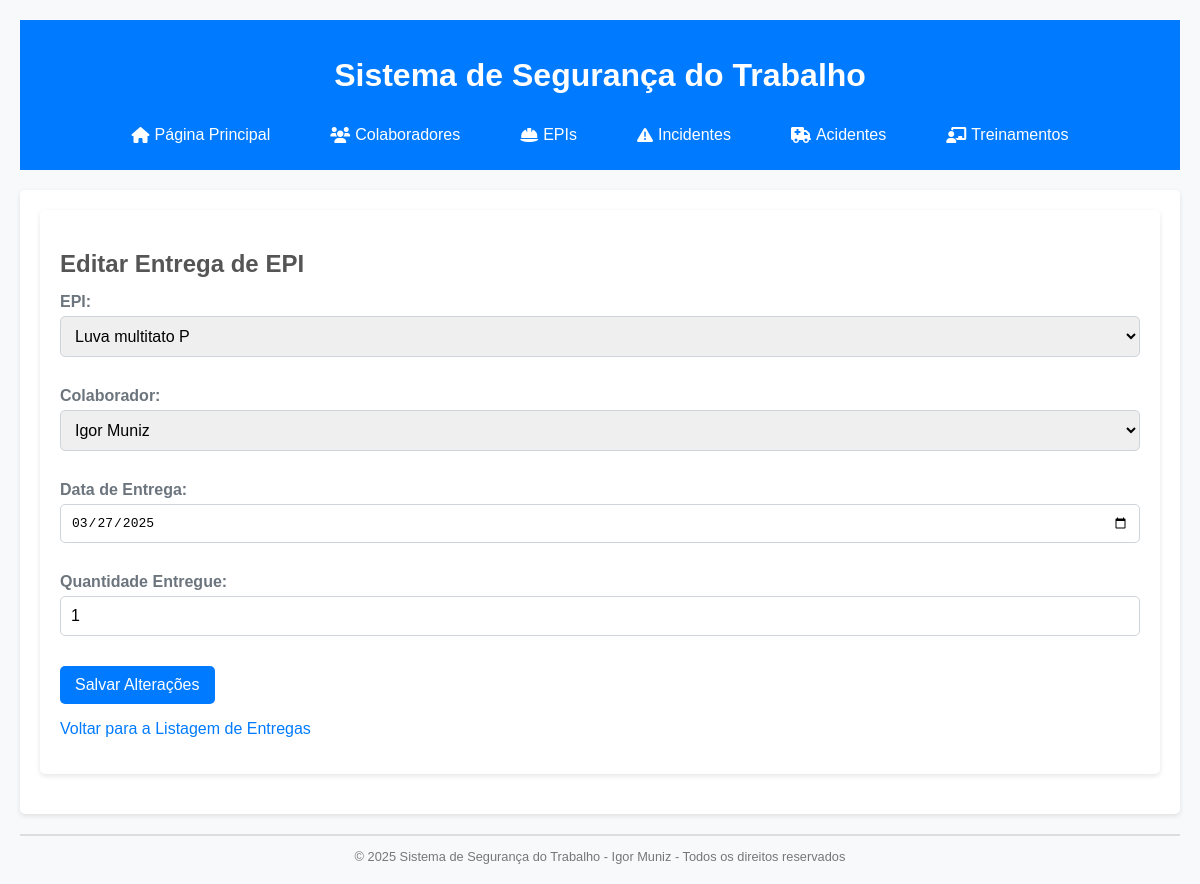
Page /editar_entrega_epi/1 on the earlier database version.
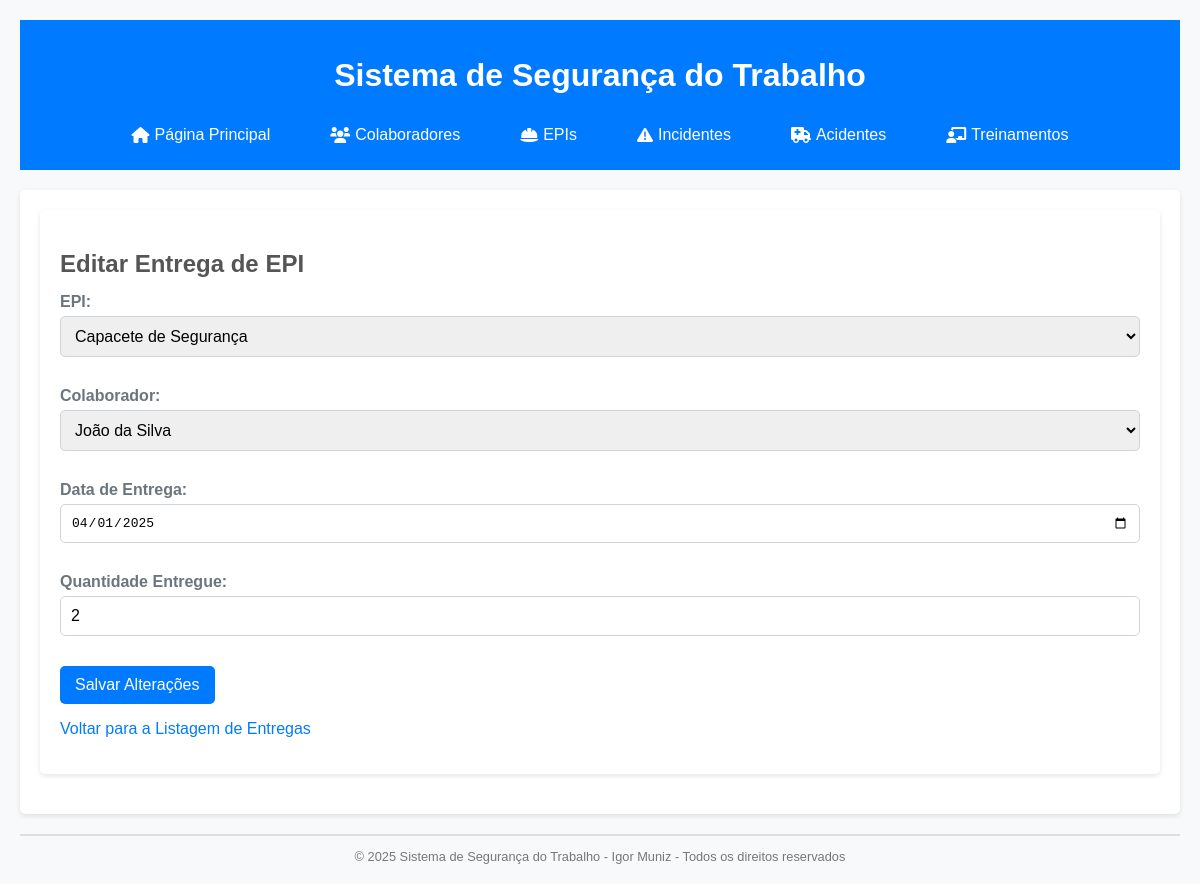
Same page on the later database version.
### tables this page shows
CREATE TABLE entregas_epi (
    id INTEGER PRIMARY KEY AUTOINCREMENT,
    epi_id INTEGER NOT NULL,
    colaborador_id INTEGER,
    data_entrega TEXT NOT NULL,
    quantidade_entregue INTEGER NOT NULL,
    tipo_movimentacao TEXT NOT NULL,
    nota_fiscal TEXT,
    preco_unitario REAL,
    preco_total REAL,
    fornecedor TEXT,        -- Nova coluna
    FOREIGN KEY (epi_id) REFERENCES epis(id),
    FOREIGN KEY (colaborador_id) REFERENCES colaboradores(id)
);

CREATE TABLE epis (
    id INTEGER PRIMARY KEY AUTOINCREMENT,
    nome TEXT NOT NULL UNIQUE,
    ca TEXT,
    descricao TEXT NOT NULL,
    fabricante TEXT,
    data_validade TEXT,
    controlar_periodicidade TEXT NOT NULL DEFAULT 'Nao',
    periodicidade_troca INTEGER,
    quantidade_estoque INTEGER NOT NULL DEFAULT 0,
    estoque_minimo INTEGER NOT NULL DEFAULT 0
);

CREATE TABLE colaboradores (
    id INTEGER PRIMARY KEY AUTOINCREMENT,
    nome_completo TEXT NOT NULL,
    rg TEXT NOT NULL UNIQUE,
    cpf TEXT NOT NULL UNIQUE,
    funcao TEXT NOT NULL,
    setor TEXT NOT NULL,
    data_admissao TEXT NOT NULL,
    status TEXT NOT NULL DEFAULT 'Ativo',
    data_desligamento TEXT
);

### app.py (the view)
@app.route('/editar_entrega_epi/<int:id>', methods=['GET'])
def editar_entrega_epi(id):
    db = get_db()
    entrega = db.execute("""
        SELECT en.id, en.epi_id, en.colaborador_id, en.data_entrega, en.quantidade_entregue
        FROM entregas_epi en
        WHERE en.id = ?
    """, (id,)).fetchone()
    epis = db.execute("SELECT * FROM epis").fetchall()
    colaboradores = db.execute("SELECT * FROM colaboradores").fetchall()
    if entrega:
        return render_template('editar_entrega_epi.html', entrega=entrega, epis=epis, colaboradores=colaboradores)
    else:
        return "Entrega de EPI não encontrada."

### database.py (called while the page is built)
def get_db():
    db = sqlite3.connect(DATABASE)
    db.row_factory = sqlite3.Row  # Isso permite acessar as colunas por nome
    return db

### templates/editar_entrega_epi.html (shortened to what this page needs)
{% extends 'base.html' %}
{% block content %}
<section class="form-section">
    <h1>
        Editar Entrega de EPI
    </h1>
    {% if entrega %}
    <form method="POST" action="/editar_entrega_epi/{{ entrega['id'] }}">
        <div class="form-group">
            <label for="epi_id">
                EPI:
            </label>
            <select id="epi_id" name="epi_id" required>
                {% for epi in epis %}
                    <option value="{{ epi['id'] }}" {% if entrega['epi_id'] == epi['id'] %} selected {% endif %}>
                        {{ epi['nome'] }}
                    </option>
                {% endfor %}
            </select>
        </div>
        <div class="form-group">
            <label for="colaborador_id">
                Colaborador:
            </label>
            <select id="colaborador_id" name="colaborador_id" required>
                {% for colaborador in colaboradores %}
                    <option value="{{ colaborador['id'] }}" {% if entrega['colaborador_id'] == colaborador['id'] %} selected {% endif %}>
                        {{ colaborador['nome_completo'] }}
                    </option>
                {% endfor %}
            </select>
        </div>
        <div class="form-group">
            <label for="data_entrega">
                Data de Entrega:
            </label>
            <input type="date" id="data_entrega" name="data_entrega" value="{{ entrega['data_entrega'] }}" required>
        </div>
        <div class="form-group">
            <label for="quantidade_entregue">
                Quantidade Entregue:
            </label>
            <input type="number" id="quantidade_entregue" name="quantidade_entregue" value="{{ entrega['quantidade_entregue'] }}" required>
        </div>
        <button type="submit" class="form-button">
            Salvar Alterações
        </button>
    </form>
    {% else %}
        <p>Entrega de EPI não encontrada.</p>
    {% endif %}
    <p><a href="/listar_entregas_epi">Voltar para a Listagem de Entregas</a></p>
</section>
{% endblock %}

Differences in the rows shown:
changed entregas_epi: epi_id "Luva multitato P" → "Capacete de Segurança"; colaborador_id "Igor Muniz" → "João da Silva"; data_entrega "03/27/2025" → "04/01/2025"; quantidade_entregue "1" → "2"
